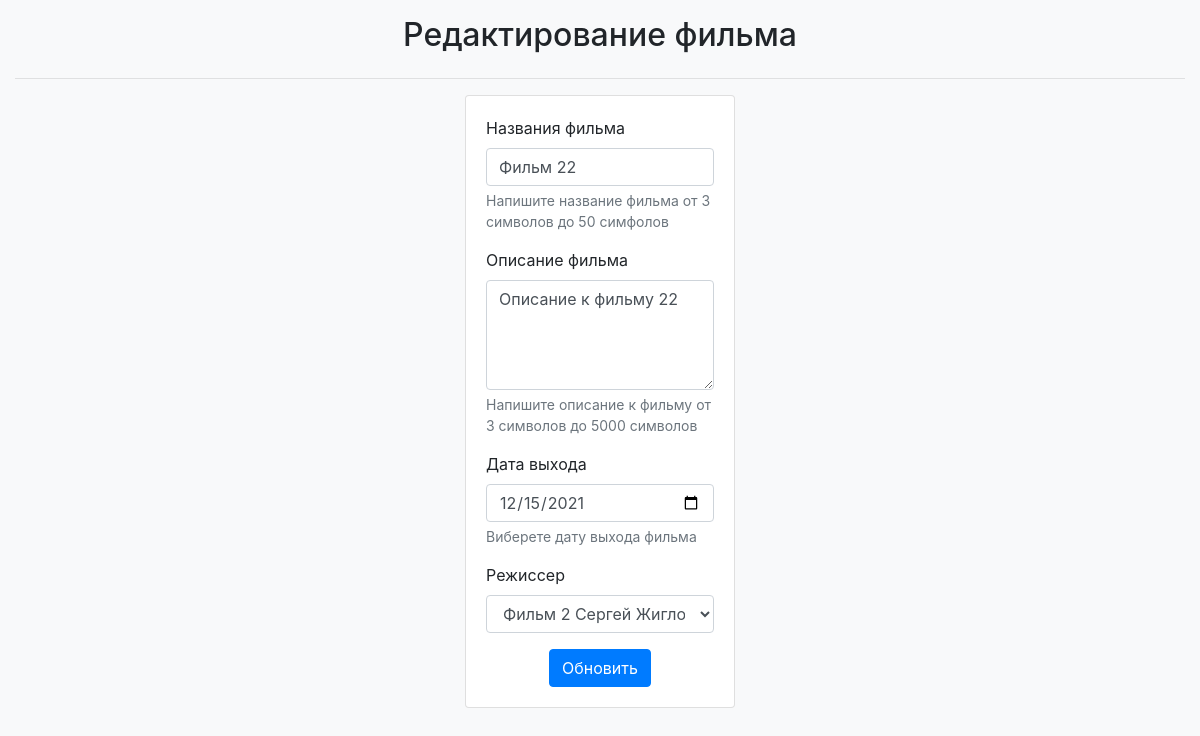
The page /editMovie.php?movieId=2 (signed in) on the database its author committed.
### tables this page shows
CREATE TABLE `movie` (
  `movieId` int(11) NOT NULL,
  `directorId` int(11) NOT NULL,
  `name` varchar(50) NOT NULL,
  `description` text NOT NULL,
  `releaseDate` date DEFAULT NULL
);

### core/connection.php (called while the page is built)
<?php
$host = '127.0.0.1';
$db = 'test-mvc';
$user = 'root';
$pass = '';
$charset = 'utf8';
$dsn = "mysql:host=$host;dbname=$db;charset=$charset";
$opt = [
    PDO::ATTR_ERRMODE => PDO::ERRMODE_EXCEPTION,
    PDO::ATTR_DEFAULT_FETCH_MODE => PDO::FETCH_ASSOC,
    PDO::ATTR_EMULATE_PREPARES => false,
];
$pdo = new PDO($dsn, $user, $pass, $opt);
$stmt = $pdo->prepare("SELECT * FROM `director`");
$stmt->execute();
$directors= $row = $stmt->fetchAll(PDO::FETCH_OBJ);
$stmt = $pdo->prepare("SELECT * FROM `movie`");
$stmt->execute();
$movies= $row = $stmt->fetchAll(PDO::FETCH_OBJ);

### editMovie.php (the view, shortened to what this page needs)
<?php
include($_SERVER['DOCUMENT_ROOT'] . '/core/connection.php');
?>
<!doctype html>
<html lang="ru">
<head>
    <link rel="stylesheet" href="https://cdn.jsdelivr.net/npm/bootstrap@4.6.1/dist/css/bootstrap.min.css"
>
</head>
<body class="bg-light">
<div class="container-fluid h-100  pt-3">
    <div class="row justify-content-center align-items-center">
        <h2>Редактирование фильма</h2>
    </div>
    <hr/>
    <div class="row justify-content-center align-items-center h-100">
        <div class="col col-sm-6 col-md-6 col-lg-4 col-xl-3">
            <div class="container">
                <div class="row">
                    <div class="card">
                        <div class="card-body">
                            <form action="model/movies.php" METHOD="POST">
                                <?
                                foreach (
                                    $movies
                                    as $movie
                                ): ?>
                                    <?
                                    if ($movie->movieId == $_GET['movieId']) : ?>
                                        <div class="form-group">
                                            <label>Названия фильма</label>
                                            <input class="form-control" type="text" required="required" minlength="3"
                                                   maxlength="50" name="movieName"
                                                   placeholder="Названия фильма"
                                                   value="<?= $movie->name ?>">
                                            <small class="form-text text-muted">Напишите название фильма от 3 символов
                                                до 50 симфолов</small>
                                        </div>
                                        <div class="form-group">
                                            <label>Описание фильма</label>
                                            <textarea class="form-control" required="required" minlength="3"
                                                      maxlength="5000" cols="25" rows="4"
                                                      placeholder="Описание фильма"
                                                      name="movieDescription"><?= $movie->description ?></textarea>
                                            <small class="form-text text-muted">Напишите описание к фильму от 3 символов
                                                до 5000 символов</small>
                                        </div>
                                        <div class="form-group">
                                            <label>Дата выхода</label>
                                            <input class="form-control" type="date" required="required" minlength="10"
                                                   name="movieReleaseDate"
                                                   value="<?= $movie->releaseDate ?>">
                                            <small class="form-text text-muted">Виберете дату выхода фильма</small>
                                        </div>
                                        <div class="form-group">
                                            <label>Режиссер</label>
                                            <select class="form-control" name="movieDirectorId"
                                                    placeholder="Выберите режиссера">
                                                    <?php
                                                foreach (
                                                    $directors
                                                    as $director
                                                ): ?>
                                                    <?
                                                    if ($movie->directorId === $director->directorId) : ?>
                                                        <option value="<?= $movie->directorId ?>" selected="selected"
                                                        ><?= $director->name ?>
                                                    <?php
                                                    else: ?>
                                                        <option value="<?= $director->directorId ?>">
                                                            <?= $director->name ?></option>
                                                    <?php
                                                    endif; ?>
                                                <?
                                                endforeach; ?>
                                            </select>
                                        </div>
                                        <div class="form-row text-center">
                                            <div class="col-12">
                                                <button class="btn btn-primary" type="submit" name="updateMovie"
                                                        value="Обновить">
                                                    Обновить
                                                </button>
                                            </div>
                                        </div>
                                    <?
                                    endif; ?>
                                <?
                                endforeach; ?>
                            </form>
                        </div>
                    </div>
                </div>
            </div>
        </div>
</body>
</html>

### rows shown on the page
movie: movieName "Фильм 22", movieDescription "Описание к фильму 22", movieReleaseDate "12/15/2021"

### other values the page prints
form field movieDirectorId "Фильм 2 Сергей Жиглов"
